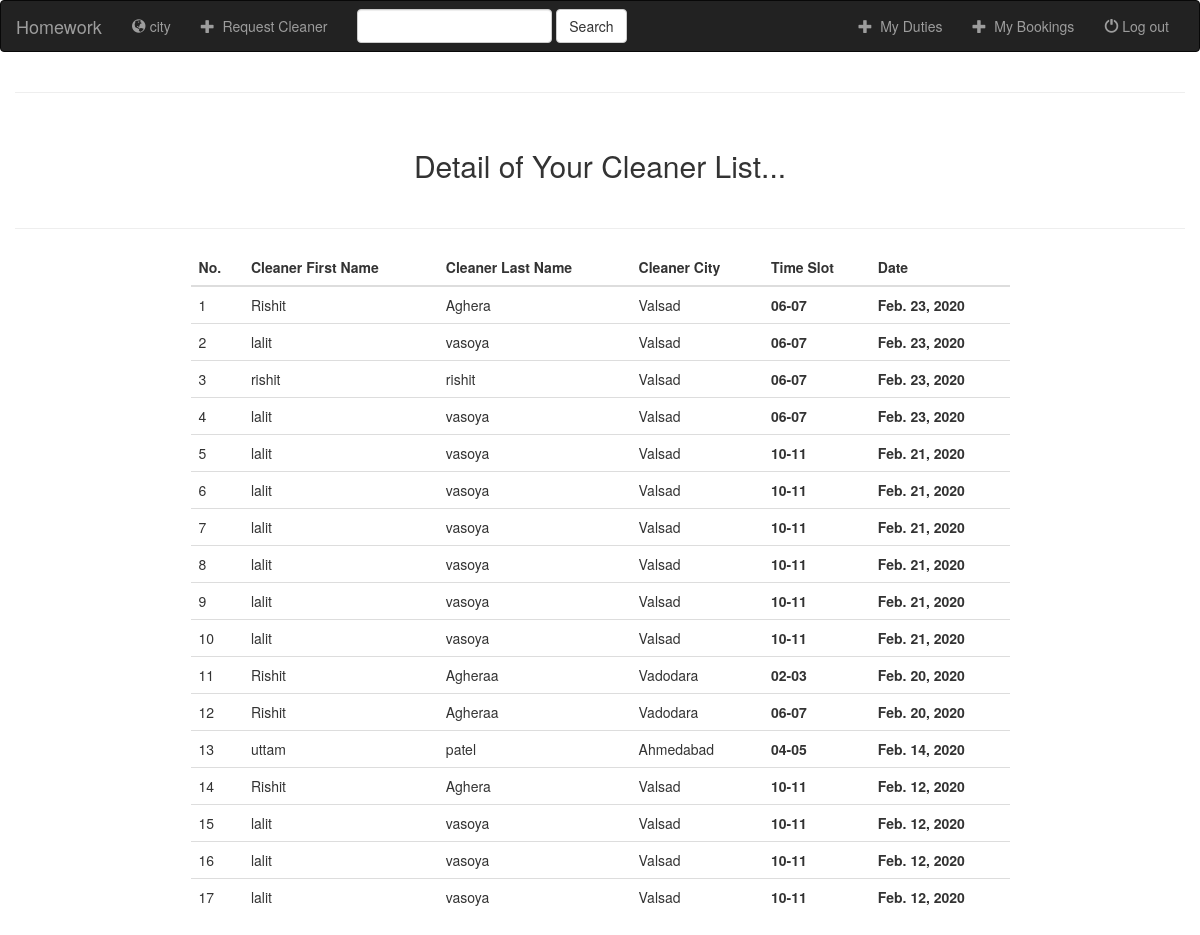
The page /booking/mybookinglist/ (signed in) on the database as committed earlier.
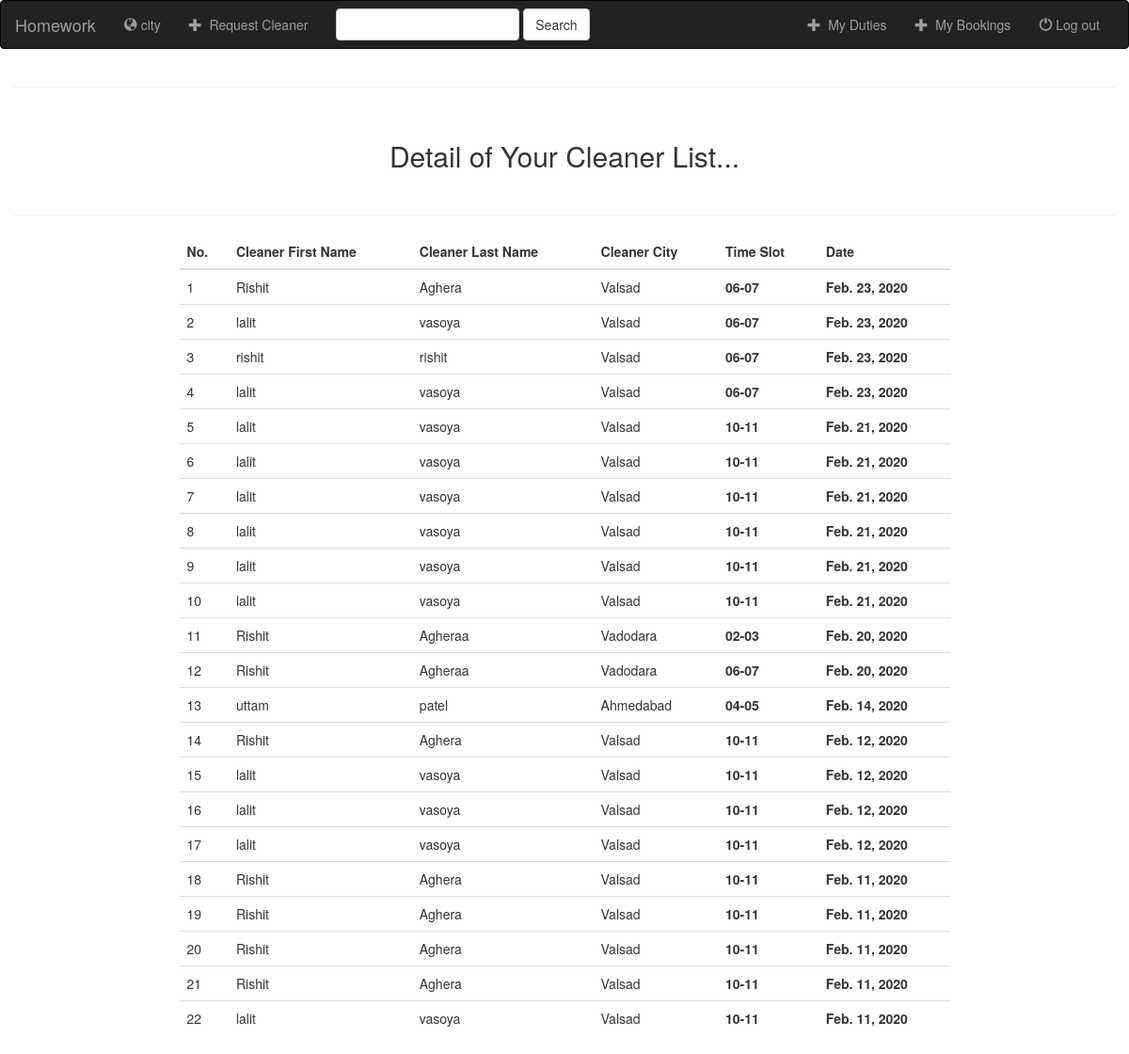
The same page on the database as committed later.
### booking/models.py (models this page shows, shortened)
class BookingModel(models.Model):
    user=models.ForeignKey(User,null=True,on_delete=models.SET_NULL)
    cleaner=models.ForeignKey(Cleaner,null=True,on_delete=models.SET_NULL)
    date=models.DateField()
    city=models.ForeignKey(City,null=True,on_delete=models.SET_NULL)
    timeslot=models.IntegerField(null=True)

### registration/models.py (models this page shows, shortened)
class Cleaner(models.Model):
    user=models.OneToOneField(User,on_delete=models.PROTECT,primary_key=True)
    quality_score=models.FloatField(default=0.0)
    city=models.ForeignKey(City,on_delete=models.CASCADE)

class User(AbstractUser):
    username = models.CharField(max_length=10,unique=False) #bydefault usernname is unique
    contact = models.CharField('Contact',max_length=10,unique=True)
    first_name = models.CharField('first_name',max_length=30,blank=True)
    last_name = models.CharField('Last_name',max_length=30,blank=True)
    is_cleaner =models.BooleanField('cleaner',default=False)
    USERNAME_FIELD = 'contact'
    REQUIRED_FIELDS = ['username']

class City(models.Model):
    city_name=models.CharField(max_length=50,unique=True)
    def __str__(self):
        return self.city_name

### booking/views.py (the view)
# urls.py: path('mybookinglist/',BookingList.as_view(),name='mybookinglist')
@method_decorator(login_required, name='dispatch')
class BookingList(generic.ListView):
    template_name = 'booking/bookinglist.html'
    def get_queryset(self):
        return BookingModel.objects.filter(user=self.request.user).order_by('-date')

### booking/templates/booking/bookinglist.html (shortened to what this page needs)
{% extends 'registration/base.html' %}
{% block body %}
<div class="col-md-12">
<center>
<hr>
    <div class="alert alert-secondary">
        <strong><h2>Detail of Your Cleaner List...</h2></strong>
    </div>
<hr>
<table class="table table-hover" style="width:70%;">
    <thead>
        <tr>
            <th>No.</th>
            <th>Cleaner First Name</th>
            <th>Cleaner Last Name</th>
            <th>Cleaner City</th>
            <th>Time Slot</th>
            <th>Date</th>
        </tr>
    </thead>
    <body>
        {% for i in object_list %}
            <tr>
                <td>{{ forloop.counter }}</td>
                <td>{{ i.cleaner.user.first_name }}</td>
                <td>{{ i.cleaner.user.last_name }}</td>
                <td>{{ i.cleaner.city }}</td>
                <td style="font-weight:bold;"><script>document.write(timeslot[{{ i.timeslot }}])</script></td>
                <td style="font-weight:bold;">{{ i.date }}</td>
            </tr>
        {% endfor %}
    </body>
</table>
</center>
{% endblock body %}

### registration/templates/registration/base.html (shortened to what this page needs)
<!DOCTYPE html>
<html lang="en">
<head>
    {% load static %}
    <link rel="stylesheet" href="https://maxcdn.bootstrapcdn.com/bootstrap/3.3.6/css/bootstrap.min.css">
</head>
<body>
<nav class="navbar navbar-inverse">
    <div class="container-fluid">
        <div class="navbar-header">
            <a class="navbar-brand" href="{% url 'registration:index' %}">Homework</a>
        </div>
        <div class="collapse navbar-collapse" id="topNavBar">
            <ul class="nav navbar-nav">
            <li class="#">
                <a href="{% url 'registration:city' %}">
                    <span class="glyphicon glyphicon-globe" aria-hidden="true"></span>&nbsp;city
                </a>
            </li>
                <li class="">
                <a href="{% url 'booking:book' %}">
                    <span class="glyphicon glyphicon-plus" aria-hidden="true"></span>&nbsp; Request Cleaner
                </a>
            </li>
            </ul>
            <form class="navbar-form navbar-left" role="search" method="get" action="#">
                <div class="form-group">
                    <input  type="text" class="form-control" name="q" value="">
                </div>
                <button type="submit" class="btn btn-default">Search</button>
            </form>
            <ul class="nav navbar-nav navbar-right">
                {% if user.is_cleaner == True %}
                    <li class="">
                    <a href="{% url 'booking:dutydetail' user.pk %}">
                        <span class="glyphicon glyphicon-plus" aria-hidden="true"></span>&nbsp; My Duties
                    </a>
                </li>{% endif %}
            {% if user.is_authenticated %}
                    <li class="">
                    <a href="{% url 'booking:mybookinglist' %}">
                        <span class="glyphicon glyphicon-plus" aria-hidden="true"></span>&nbsp; My Bookings
                    </a>
                </li>{% endif %}
                {% if user.is_authenticated %}
                <li class="">
                <a href="{% url 'registration:logout' %}">
                    <span class="glyphicon glyphicon-off" aria-hidden="true"></span>&nbsp;Log out
                </a>
            </li>
                {% else %}
                <li class="">
                <a href="{% url 'registration:login' %}">
                    <span class="glyphicon glyphicon-off" aria-hidden="true"></span>&nbsp;Log in
                </a>
            </li>
                {% endif %}
            </ul>
        </div>
</div>
</nav>
{% block body %}
{% endblock %}
</body>
</html>

Rows that differ between the two databases and show on the page:
added BookingModel: cleaner.user.first_name "Rishit", cleaner.user.last_name "Aghera", cleaner.city "Valsad", date "Feb. 11, 2020"
added BookingModel: cleaner.user.first_name "Rishit", cleaner.user.last_name "Aghera", cleaner.city "Valsad", date "Feb. 11, 2020"
added BookingModel: cleaner.user.first_name "Rishit", cleaner.user.last_name "Aghera", cleaner.city "Valsad", date "Feb. 11, 2020"
added BookingModel: cleaner.user.first_name "Rishit", cleaner.user.last_name "Aghera", cleaner.city "Valsad", date "Feb. 11, 2020"
added BookingModel: cleaner.user.first_name "lalit", cleaner.user.last_name "vasoya", cleaner.city "Valsad", date "Feb. 11, 2020"
